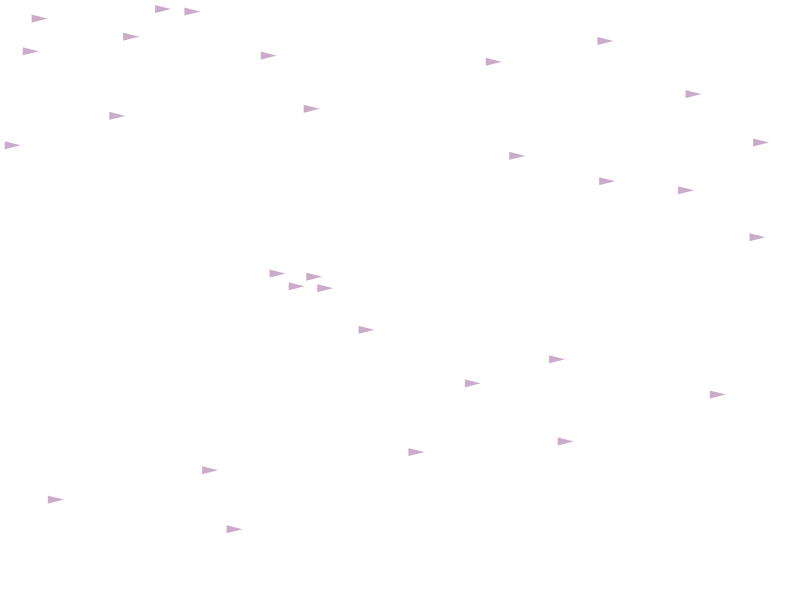
Frame 1 (no input)
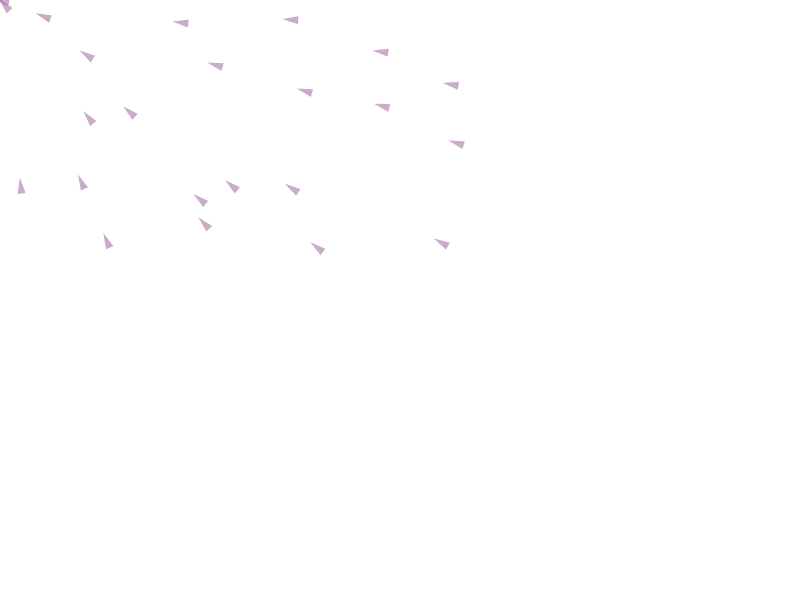
Frame 60 (the mouse pressed at the canvas centre just before this capture)
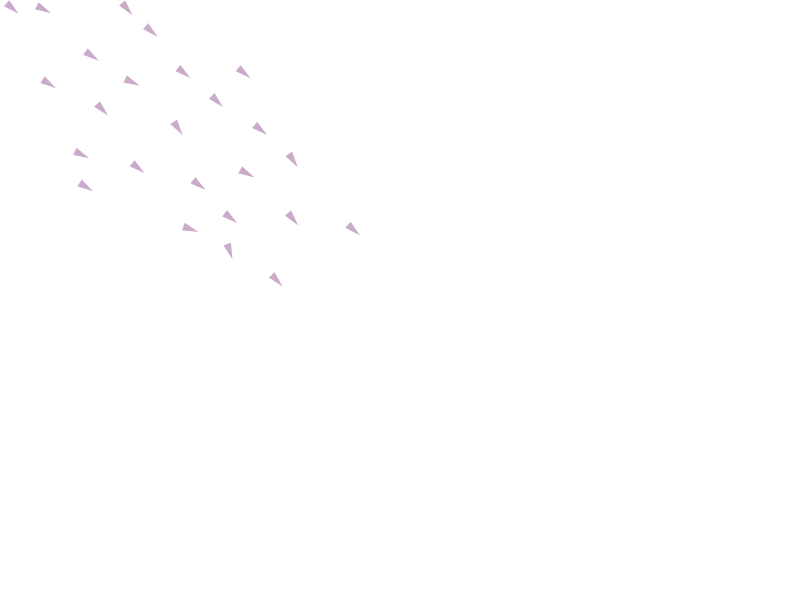
Frame 120 (the mouse held since frame 60 and released just before this capture)

The Processing sketch that drew these frames (run headless with seeded random() and noise(); from frame 60 on, the mouse is pressed at the canvas centre):

// Processing sketch: ComplexGroupBehavior
// ── ComplexGroupBehavior.pde
ArrayList<Vehicle> vehicles;


void setup(){
  size(800,600);
  background(255);
  vehicles = new ArrayList<Vehicle>();
  for(int i = 0; i<30; i++)
    vehicles.add(new Vehicle(random(width), random(height)));
}

void draw(){
  background(255);
  
  for(Vehicle v : vehicles){
    v.run();
    v.applyBehaviors(vehicles);
  }

}
// ── Vehicle.pde
class Vehicle{
  PVector loc;
  PVector vel;
  PVector acc;
  float r;
  float maxspeed;
  float maxforce;
  
    Vehicle(float x, float y){
      loc = new PVector (x,y);
      vel = new PVector(0,0);
      acc = new PVector (0,0);
      r = 4;
      maxspeed = 8;
      maxforce = .2;
    }
    
    void run(){
      update();
      display();
    }
    
    void update(){
      vel.add(acc);
      vel.limit(maxspeed);
      loc.add(vel);
      acc.mult(0);
    }
    
    void display(){
    float theta = vel.heading() + HALF_PI;
    noStroke();
    fill(120,40,120,100);
    pushMatrix();
    translate(loc.x,loc.y);
    rotate(theta);
    beginShape(); 
    vertex(0, -r*2);
    vertex(-r, r*2);
    vertex(r, r*2);
    endShape(CLOSE);
    popMatrix();
    }
    
    void applyBehaviors(ArrayList<Vehicle> vehicles){
      PVector separate = separate(vehicles);
      PVector seek = seek(new PVector(mouseX,mouseY));
      
      applyForce(separate);
      applyForce(seek);
    
    }
    
    void applyForce(PVector force){
      //PVector f = PVector.div(force, r);
      acc.add(force);
    }
    
    PVector seek(PVector target){
    PVector desired = PVector.sub(target, loc);
    desired.normalize();
    desired.mult(maxspeed);
    PVector steer = PVector.sub(desired, vel);
    steer.limit(maxforce);
    return steer;
    }
    
    
    PVector separate(ArrayList<Vehicle> vlist){
        float desiredseparation = 50;
        PVector sum = new PVector();
        int count = 0;
        
        for(Vehicle other : vlist){
          float d = PVector.dist(loc,other.loc);
          if((d>0) && (d<desiredseparation)){
            PVector diff = PVector.sub(loc, other.loc);
            diff.normalize();
            sum.add(diff);
            count++;
        } 
          
    }
    if(count > 0){
      sum.div(count);
      sum.setMag(maxspeed);
      PVector steer  = PVector.sub(sum,vel);
      steer.limit(maxforce);
      return steer;
    }
    else
      return new PVector(0,0);
   }
  
  

}
